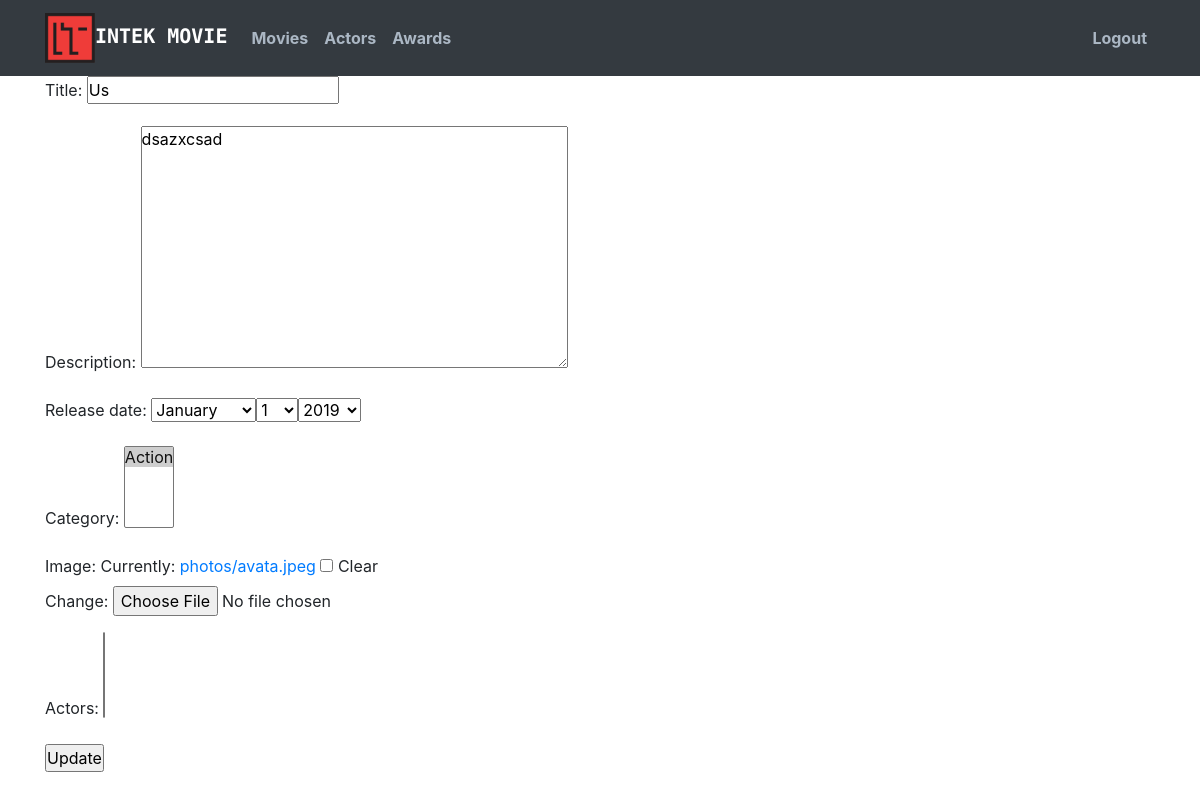
Page /accounts/movie/1/update (signed in) on the earlier database version.
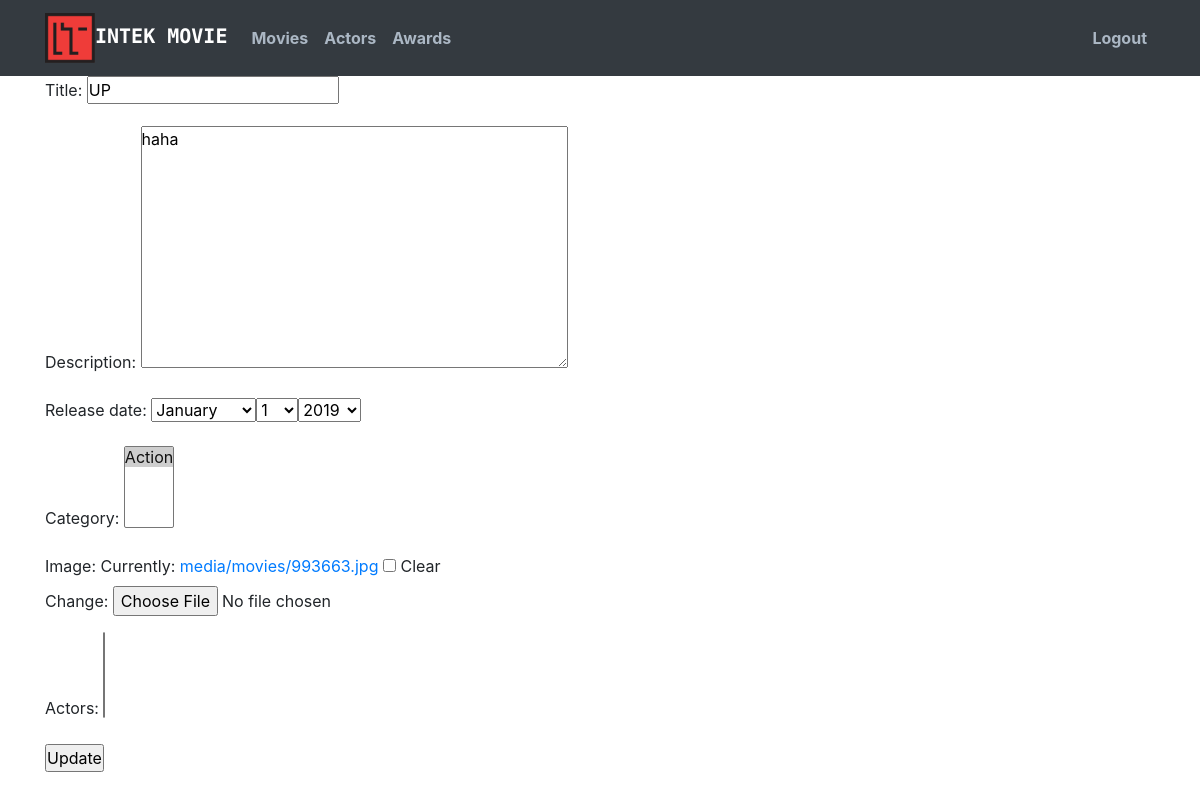
Same page on the later database version.
### imdb_app/models.py (models this page shows, shortened)
class Movie(models.Model):
    author = models.ForeignKey(User, on_delete=models.CASCADE)
    title = models.CharField(max_length=200, blank=False)
    description = models.TextField(blank=False)
    release_date = models.DateField(blank=False)
    category = models.ManyToManyField(
        Category,
        blank=False
    )
    image = models.ImageField(upload_to='media/movies/', blank=True)
    actors = models.ManyToManyField(
        Actor,
        blank=True,
    )
    comments = GenericRelation(Comment)
    class Meta:
        ordering = ["title"]

### imdb_app/views.py (the view)
# urls.py: path('movie/<int:pk>/update', login_required(views.MovieEditView.as_view()), name='movie_edit'),
class MovieEditView(generic.UpdateView):
    form_class = PostMovieForm
    queryset = Movie.objects.all()
    template_name = 'imdb_app/edit.html'
    success_url = reverse_lazy('imdb_app:movie')

### imdb_app/forms.py
class PostMovieForm(forms.ModelForm):
    release_date = DateField(widget=forms.SelectDateWidget(years=range(datetime.date.today().year, 1800, -1)))
    class Meta:
        model = Movie
        exclude = ('author',)

### imdb_app/models.py (called while the page is built)
    def __str__(self):
        return self.name

### templates/imdb_app/edit.html
{% extends 'base.html' %}
{% block content %}
<form method="post">{% csrf_token %}
    {{ form.as_p }}
    <input type="submit" value="Update">
</form>
{% endblock %}

Differences in the rows shown:
changed Movie: title "Us" → "UP"; description "dsazxcsad" → "haha"
Other differences:
text no longer shown: "Title: Description: Release date: Category: Image: Currently: photos/avata.jpeg Clear Change: Actors:"
text now shown: "Title: Description: Release date: Category: Image: Currently: media/movies/993663.jpg Clear Change: Actors:"
